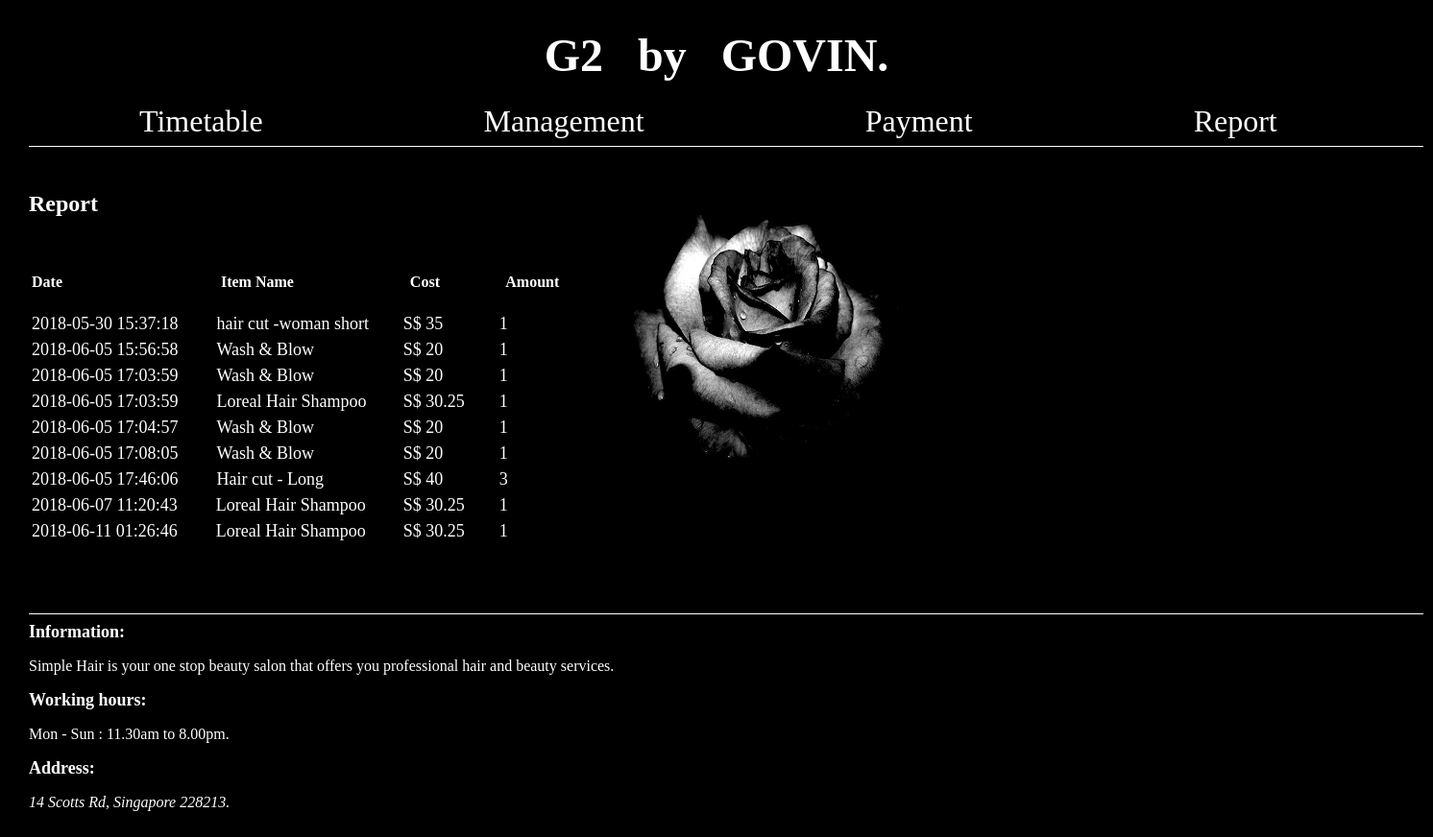
The app's page /report.php with its own data.
### tables this page shows
CREATE TABLE `doc` (
  `id` int(11) NOT NULL,
  `date` datetime DEFAULT CURRENT_TIMESTAMP,
  `name` varchar(255) DEFAULT NULL,
  `cost` varchar(30) DEFAULT NULL,
  `amount` varchar(30) DEFAULT NULL
);

### report.php (the view, shortened to what this page needs)
<?php include'header.php'; ?>
<?php
$connect = mysqli_connect("localhost","root","","g2db");
?>
<body>
	<h2 >Report</h2>
			<br /><br />
			<table>
					<tr align="left">
									<th width="10%">Date</th>
                                    <th width="10%">Item Name</th>
                                    <th width="5%">Cost</th>
                                    <th width="10%">Amount</th>
                                    <th width="5%"></th>
                    </tr>
			</table>
			<br/>
<div style="float: left; width: 27%;">
<?php
				$query = "SELECT * FROM doc ORDER BY date ASC";
				$result = mysqli_query($connect, $query);
				if(mysqli_num_rows($result) > 0)
				{
					while($row = mysqli_fetch_array($result))
					{
				?>
<table class="table table-bordered">
	<tr align="left">
			<td><class="text"><font size="4"><?php echo $row["date"]; ?>&nbsp&nbsp&nbsp&nbsp&nbsp&nbsp&nbsp&nbsp</font></td>
			<td><class="text-info"><font size="4"><?php echo $row["name"]; ?></font></td>
			</tr>
</table>
	<?php
		}
	}
?><br/><br/><br/><br/>
</div>
<div style="float: left; width: 7%;">
<?php
				$query = "SELECT * FROM doc ORDER BY date ASC";
				$result = mysqli_query($connect, $query);
				if(mysqli_num_rows($result) > 0)
				{
					while($row = mysqli_fetch_array($result))
					{
				?>
				<table class="table table-bordered">
	<tr align="left">
			<td><class="text-danger"><font size="4">S$ <?php echo $row["cost"]; ?></font></td>
			</tr>
</table>
					<?php
		}
	}
?><br/><br/><br/><br/>
</div>
<div style="float: left; width: 3%;">
<?php
				$query = "SELECT * FROM doc ORDER BY date ASC";
				$result = mysqli_query($connect, $query);
				if(mysqli_num_rows($result) > 0)
				{
					while($row = mysqli_fetch_array($result))
					{
				?>
				<table class="table table-bordered">
	<tr align="left">
			<td><class="text"><font size="4"><?php echo $row["amount"]; ?></font></td>
			</tr>
</table>
					<?php
		}
	}
?><br/><br/><br/><br/>
</div>
</body>
<?php include'footer.php'; ?>

### header.php (style rules this page uses)
body { background: #000000; background-image:url('back2.jpg'); background-size: 400px 400px; background-repeat: no-repeat; background-position: 590px 190px; }

### records on screen
doc: date "2018-05-30 15:37:18", name "hair cut -woman short", cost "35", amount "1"
doc: date "2018-06-05 15:56:58", name "Wash & Blow", cost "20", amount "1"
doc: date "2018-06-05 17:03:59", name "Wash & Blow", cost "20", amount "1"
doc: date "2018-06-05 17:03:59", name "Loreal Hair Shampoo", cost "30.25", amount "1"
doc: date "2018-06-05 17:04:57", name "Wash & Blow", cost "20", amount "1"
doc: date "2018-06-05 17:08:05", name "Wash & Blow", cost "20", amount "1"
doc: date "2018-06-05 17:46:06", name "Hair cut - Long", cost "40", amount "3"
doc: date "2018-06-07 11:20:43", name "Loreal Hair Shampoo", cost "30.25", amount "1"
doc: date "2018-06-11 01:26:46", name "Loreal Hair Shampoo", cost "30.25", amount "1"
